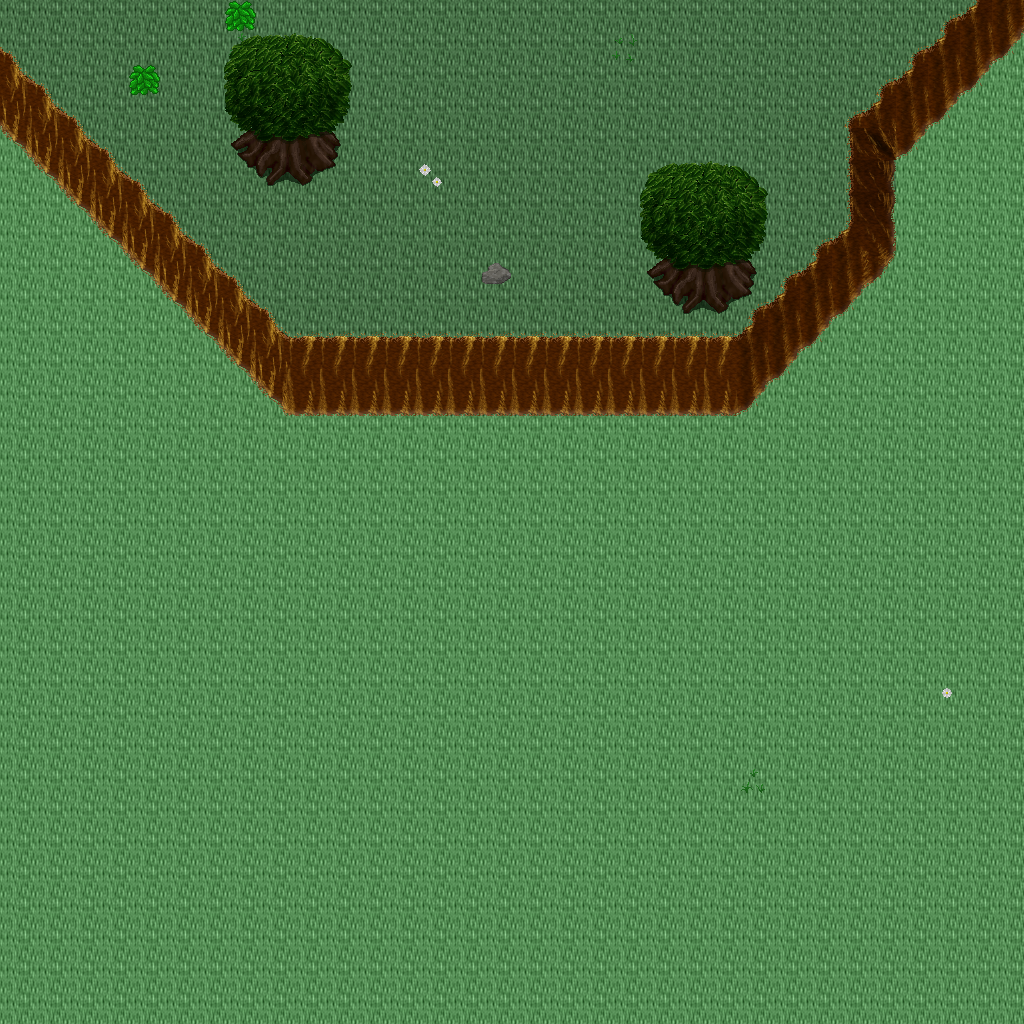

A level layout from a 2D game, rendered from its tile map. Below: a short description, then the map file with tile-grid data replaced by summaries:
An orthogonal 32x32 tile map with 32x32 px tiles, 5 tile layers (Ground, Objects, Objects2, Above, ...), 1 hidden layer not drawn, 23 tilesets.

<map version="1.10" tiledversion="1.11.0" orientation="orthogonal" renderorder="right-down" width="32" height="32" tilewidth="32" tileheight="32" infinite="0" nextlayerid="11" nextobjectid="1">
 <tileset firstgid="1" name="ground_ground" tilewidth="32" tileheight="32" tilecount="33" columns="3">
  <image source="../drawable/ground_ground.png" width="96" height="352" />
 </tileset>
 <tileset firstgid="34" name="ground_ridge_earth_dark" tilewidth="32" tileheight="32" tilecount="96" columns="12">
  <image source="../drawable/ground_ridge_earth_dark.png" width="384" height="256" />
 </tileset>
 <tileset firstgid="130" name="plant_flower_daisy_white" tilewidth="32" tileheight="32" tilecount="8" columns="2">
  <image source="../drawable/plant_flower_daisy_white.png" width="64" height="128" />
 </tileset>
 <tileset firstgid="138" name="plant_grasses" tilewidth="32" tileheight="32" tilecount="6" columns="3">
  <image source="../drawable/plant_grasses.png" width="96" height="64" />
 </tileset>
 <tileset firstgid="144" name="plant_tree_tree_fluffy" tilewidth="32" tileheight="32" tilecount="12" columns="4">
  <image source="../drawable/plant_tree_tree_fluffy.png" width="128" height="96" />
 </tileset>
 <tileset firstgid="156" name="plant_bush_bushes" tilewidth="32" tileheight="32" tilecount="10" columns="5">
  <image source="../drawable/plant_bush_bushes.png" width="160" height="64" />
 </tileset>
 <tileset firstgid="166" name="logic_portal" tilewidth="32" tileheight="32" tilecount="24" columns="8">
  <image source="../drawable/logic_portal.png" width="256" height="96" />
 </tileset>
 <tileset firstgid="190" name="logic_collision" tilewidth="32" tileheight="32" tilecount="1" columns="1">
  <image source="../drawable/logic_collision.png" width="32" height="32" />
 </tileset>
 <tileset firstgid="191" name="logic_creature_animal" tilewidth="32" tileheight="32" tilecount="32" columns="8">
  <image source="../drawable/logic_creature_animal.png" width="256" height="128" />
 </tileset>
 <tileset firstgid="223" name="ground_dry_grass" tilewidth="32" tileheight="32" tilecount="54" columns="9">
  <image source="../drawable/ground_dry_grass.png" width="288" height="192" />
 </tileset>
 <tileset firstgid="277" name="ground_earth_edges" tilewidth="32" tileheight="32" tilecount="18" columns="6">
  <image source="../drawable/ground_earth_edges.png" width="192" height="96" />
 </tileset>
 <tileset firstgid="295" name="ground_grass_corners" tilewidth="32" tileheight="32" tilecount="24" columns="6">
  <image source="../drawable/ground_grass_corners.png" width="192" height="128" />
 </tileset>
 <tileset firstgid="319" name="plant_tree_evergreen" tilewidth="32" tileheight="32" tilecount="36" columns="3">
  <image source="../drawable/plant_tree_evergreen.png" width="96" height="384" />
 </tileset>
 <tileset firstgid="355" name="plant_tree_tree_darkgreen" tilewidth="32" tileheight="32" tilecount="88" columns="8">
  <image source="../drawable/plant_tree_tree_darkgreen.png" width="256" height="352" />
 </tileset>
 <tileset firstgid="443" name="building_decoration_rocks" tilewidth="32" tileheight="32" tilecount="6" columns="3">
  <image source="../drawable/building_decoration_rocks.png" width="96" height="64" />
 </tileset>
 <tileset firstgid="449" name="plant_stump_stump_pale_brown" tilewidth="32" tileheight="32" tilecount="4" columns="2">
  <image source="../drawable/plant_stump_stump_pale_brown.png" width="64" height="64" />
 </tileset>
 <tileset firstgid="453" name="plant_stump_int_small_stump_2" tilewidth="32" tileheight="32" tilecount="1" columns="1">
  <image source="../drawable/plant_stump_int_small_stump_2.png" width="32" height="32" />
 </tileset>
 <tileset firstgid="454" name="ground_rock_pebbles" tilewidth="32" tileheight="32" tilecount="3" columns="1">
  <image source="../drawable/ground_rock_pebbles.png" width="32" height="96" />
 </tileset>
 <tileset firstgid="457" name="plant_bush_bush_mult_colored" tilewidth="32" tileheight="32" tilecount="6" columns="3">
  <image source="../drawable/plant_bush_bush_mult_colored.png" width="96" height="64" />
 </tileset>
 <tileset firstgid="463" name="plant_tree_umbrella_thorn" tilewidth="32" tileheight="32" tilecount="18" columns="6">
  <image source="../drawable/plant_tree_umbrella_thorn.png" width="192" height="96" />
 </tileset>
 <tileset firstgid="481" name="logic_item_fruits" tilewidth="32" tileheight="32" tilecount="16" columns="8">
  <image source="../drawable/logic_item_fruits.png" width="256" height="64" />
 </tileset>
 <tileset firstgid="497" name="building_house_3" tilewidth="32" tileheight="32" tilecount="48" columns="6">
  <image source="../drawable/building_house_3.png" width="192" height="256" />
 </tileset>
 <tileset firstgid="545" name="logic_creature_mutant" tilewidth="32" tileheight="32" tilecount="7" columns="7">
  <image source="../drawable/logic_creature_mutant.png" width="224" height="32" />
 </tileset>
 <layer id="1" name="Ground" width="32" height="32">
  <data>[1024 cells, 1024 non-empty, 2 distinct tile ids]</data>
 </layer>
 <layer id="2" name="Objects" width="32" height="32">
  <data>[1024 cells, 131 non-empty, 28 distinct tile ids]</data>
 </layer>
 <layer id="3" name="Objects2" width="32" height="32">
  <data>[1024 cells, 6 non-empty, 6 distinct tile ids]</data>
 </layer>
 <layer id="4" name="Above" width="32" height="32">
  <data>[1024 cells, 28 non-empty, 14 distinct tile ids]</data>
 </layer>
 <layer id="5" name="Above2" width="32" height="32">
  <data>[1024 cells, 0 non-empty, 0 distinct tile ids]</data>
 </layer>
 <layer id="6" name="Walkable" width="32" height="32" visible="0">
  <data>[1024 cells, 116 non-empty, 1 distinct tile ids]</data>
 </layer>
 <objectgroup id="7" name="Mapevents" />
 <objectgroup id="8" name="Spawn" />
 <objectgroup id="9" name="Keys" />
 <objectgroup id="10" name="Replace" />
</map>
